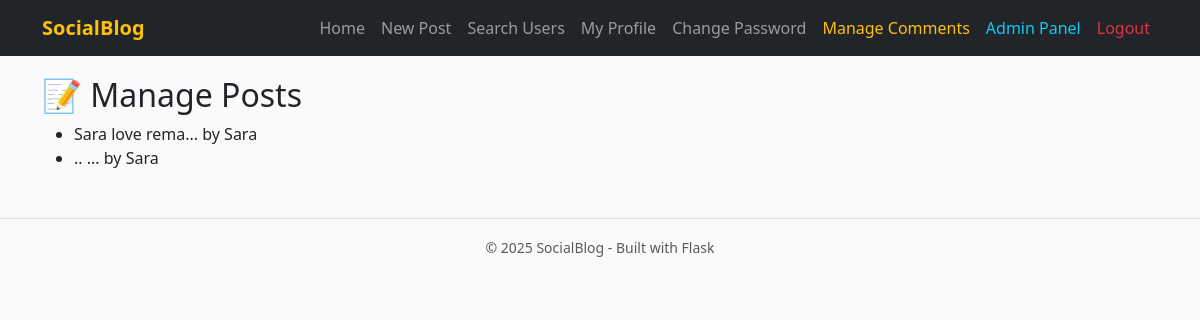
The app's page /admin/posts (signed in) with its own data.
### app/models.py (models this page shows, shortened)
class Post(db.Model):
    __tablename__ = 'posts'
    id = db.Column(db.Integer, primary_key=True)
    body = db.Column(db.Text)
    body_html = db.Column(db.Text)
    timestamp = db.Column(db.DateTime, index=True, default=db.func.now())
    author_id = db.Column(db.Integer, db.ForeignKey('users.id'))
    comments = db.relationship('Comment', backref='post', lazy='dynamic')

class User(UserMixin, db.Model):
    __tablename__ = "users"
    id = db.Column(db.Integer, primary_key=True)
    username = db.Column(db.String(64), unique=True, index=True)
    email = db.Column(db.String(120), unique=True, index=True)
    password_hash = db.Column(db.String(128))
    confirmed = db.Column(db.Boolean, default=False)
    role_id = db.Column(db.Integer, db.ForeignKey('roles.id'))
    name = db.Column(db.String(64))
    location = db.Column(db.String(64))
    bio = db.Column(db.Text())
    member_since = db.Column(db.DateTime(), default=db.func.now())
    last_seen = db.Column(db.DateTime(), default=db.func.now())
    posts = db.relationship('Post', backref='author', lazy='dynamic')
    comments = db.relationship('Comment', backref='author', lazy='dynamic')
    followed = db.relationship(
        'Follow',
        foreign_keys=[Follow.follower_id],
        backref=db.backref('follower', lazy='joined'),
        lazy='dynamic',
        cascade='all, delete-orphan'
    )
    followers = db.relationship(
        'Follow',
        foreign_keys=[Follow.followed_id],
        backref=db.backref('followed', lazy='joined'),
        lazy='dynamic',
        cascade='all, delete-orphan'
    )
    def can(self, perm):
        return self.role is not None and (self.role.permissions & perm) == perm
    def is_administrator(self):
        return self.can(Permission.ADMIN)
    @property
    def password(self):
        raise AttributeError("password is not readable")
    def ping(self):
        self.last_seen = datetime.utcnow()
        db.session.add(self)
        db.session.commit()

### app/admin/views.py (the view)
@admin.route('/posts')
@login_required
@admin_required
def manage_posts():
    posts = Post.query.order_by(Post.timestamp.desc()).all()
    return render_template('admin/manage_posts.html', posts=posts)

### app/auth/views.py (called while the page is built)
@auth.before_app_request
def before_request():
    if current_user.is_authenticated:
        current_user.ping()
        if not current_user.confirmed \
                and request.blueprint != 'auth' \
                and request.endpoint != 'static':
            return redirect(url_for('auth.unconfirmed'))

### app/models.py (called while the page is built)
def permission_required(permission):
    def decorator(f):
        @wraps(f)
        def decorated_function(*args, **kwargs):
            if not current_user.can(permission):
                abort(403)
            return f(*args, **kwargs)
        return decorated_function
    return decorator

@login_manager.user_loader
def load_user(user_id):
    return User.query.get(int(user_id))

### app/admin/templates/admin/manage_posts.html
{% extends "base.html" %}
{% block content %}
<h2>📝 Manage Posts</h2>
<ul>
  {% for post in posts %}
    <li>{{ post.body[:50] }}... by {{ post.author.username }}</li>
  {% endfor %}
</ul>
{% endblock %}

### app/templates/base.html (style rules this page uses)
body { padding-top: 60px; background-color: #fafafa; }

### records on screen
Post: body "Sara love rema", author.username "Sara"
Post: body "..", author.username "Sara"

### other values on screen
{{ current_year or 2025 }} "2025"
